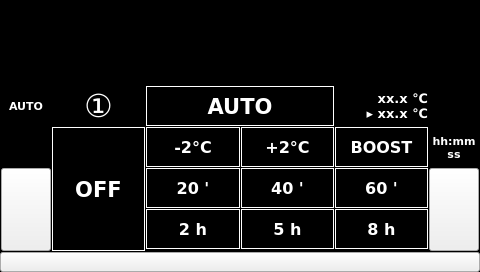
<?xml version="1.0" encoding="UTF-8"?>
<ui version="4.0">
 <class>page101c</class>
 <widget class="QWidget" name="page101c">
  <property name="geometry">
   <rect>
    <x>0</x>
    <y>0</y>
    <width>480</width>
    <height>272</height>
   </rect>
  </property>
  <property name="sizePolicy">
   <sizepolicy hsizetype="MinimumExpanding" vsizetype="MinimumExpanding">
    <horstretch>0</horstretch>
    <verstretch>0</verstretch>
   </sizepolicy>
  </property>
  <property name="minimumSize">
   <size>
    <width>272</width>
    <height>272</height>
   </size>
  </property>
  <property name="maximumSize">
   <size>
    <width>1280</width>
    <height>1280</height>
   </size>
  </property>
  <property name="font">
   <font>
    <family>DejaVu Sans</family>
    <pointsize>8</pointsize>
   </font>
  </property>
  <property name="windowTitle">
   <string notr="true">page101c</string>
  </property>
  <property name="styleSheet">
   <string notr="true">QWidget#page101c
{
background-color: rgb(0, 0, 0);
}</string>
  </property>
  <layout class="QVBoxLayout" name="verticalLayout">
   <property name="spacing">
    <number>0</number>
   </property>
   <property name="margin">
    <number>0</number>
   </property>
   <item>
    <widget class="HeaderPanel" name="headerPanel" native="true">
     <property name="sizePolicy">
      <sizepolicy hsizetype="MinimumExpanding" vsizetype="MinimumExpanding">
       <horstretch>0</horstretch>
       <verstretch>0</verstretch>
      </sizepolicy>
     </property>
     <property name="minimumSize">
      <size>
       <width>480</width>
       <height>72</height>
      </size>
     </property>
     <property name="maximumSize">
      <size>
       <width>16777215</width>
       <height>90</height>
      </size>
     </property>
    </widget>
   </item>
   <item>
    <layout class="QGridLayout" name="gridLayout_2">
     <property name="margin">
      <number>1</number>
     </property>
     <property name="spacing">
      <number>1</number>
     </property>
     <item row="4" column="2">
      <widget class="QPushButton" name="pushButton_2h">
       <property name="sizePolicy">
        <sizepolicy hsizetype="MinimumExpanding" vsizetype="MinimumExpanding">
         <horstretch>0</horstretch>
         <verstretch>0</verstretch>
        </sizepolicy>
       </property>
       <property name="minimumSize">
        <size>
         <width>0</width>
         <height>40</height>
        </size>
       </property>
       <property name="font">
        <font>
         <family>DejaVu Sans</family>
         <pointsize>12</pointsize>
         <weight>75</weight>
         <bold>true</bold>
        </font>
       </property>
       <property name="focusPolicy">
        <enum>Qt::NoFocus</enum>
       </property>
       <property name="styleSheet">
        <string notr="true">background-color: rgb(0, 0, 0);
color: rgb(255, 255, 255);
border: 1px solid rgb(255, 255, 255);
</string>
       </property>
       <property name="text">
        <string>2 h</string>
       </property>
       <property name="flat">
        <bool>true</bool>
       </property>
      </widget>
     </item>
     <item row="4" column="3">
      <widget class="QPushButton" name="pushButton_5h">
       <property name="sizePolicy">
        <sizepolicy hsizetype="MinimumExpanding" vsizetype="MinimumExpanding">
         <horstretch>0</horstretch>
         <verstretch>0</verstretch>
        </sizepolicy>
       </property>
       <property name="minimumSize">
        <size>
         <width>0</width>
         <height>40</height>
        </size>
       </property>
       <property name="font">
        <font>
         <family>DejaVu Sans</family>
         <pointsize>12</pointsize>
         <weight>75</weight>
         <bold>true</bold>
        </font>
       </property>
       <property name="focusPolicy">
        <enum>Qt::NoFocus</enum>
       </property>
       <property name="styleSheet">
        <string notr="true">background-color: rgb(0, 0, 0);
color: rgb(255, 255, 255);
border: 1px solid rgb(255, 255, 255);
</string>
       </property>
       <property name="text">
        <string>5 h</string>
       </property>
       <property name="flat">
        <bool>true</bool>
       </property>
      </widget>
     </item>
     <item row="2" column="2">
      <widget class="QPushButton" name="pushButton_ECO">
       <property name="sizePolicy">
        <sizepolicy hsizetype="MinimumExpanding" vsizetype="MinimumExpanding">
         <horstretch>0</horstretch>
         <verstretch>0</verstretch>
        </sizepolicy>
       </property>
       <property name="minimumSize">
        <size>
         <width>0</width>
         <height>40</height>
        </size>
       </property>
       <property name="font">
        <font>
         <family>DejaVu Sans</family>
         <pointsize>12</pointsize>
         <weight>75</weight>
         <bold>true</bold>
        </font>
       </property>
       <property name="focusPolicy">
        <enum>Qt::NoFocus</enum>
       </property>
       <property name="styleSheet">
        <string notr="true">background-color: rgb(0, 0, 0);
color: rgb(255, 255, 255);
border: 1px solid rgb(255, 255, 255);
</string>
       </property>
       <property name="text">
        <string>-2°C</string>
       </property>
       <property name="flat">
        <bool>true</bool>
       </property>
      </widget>
     </item>
     <item row="4" column="4">
      <widget class="QPushButton" name="pushButton_8h">
       <property name="sizePolicy">
        <sizepolicy hsizetype="MinimumExpanding" vsizetype="MinimumExpanding">
         <horstretch>0</horstretch>
         <verstretch>0</verstretch>
        </sizepolicy>
       </property>
       <property name="minimumSize">
        <size>
         <width>0</width>
         <height>40</height>
        </size>
       </property>
       <property name="font">
        <font>
         <family>DejaVu Sans</family>
         <pointsize>12</pointsize>
         <weight>75</weight>
         <bold>true</bold>
        </font>
       </property>
       <property name="focusPolicy">
        <enum>Qt::NoFocus</enum>
       </property>
       <property name="styleSheet">
        <string notr="true">background-color: rgb(0, 0, 0);
color: rgb(255, 255, 255);
border: 1px solid rgb(255, 255, 255);
</string>
       </property>
       <property name="text">
        <string>8 h</string>
       </property>
       <property name="flat">
        <bool>true</bool>
       </property>
      </widget>
     </item>
     <item row="2" column="3">
      <widget class="QPushButton" name="pushButton_COMFORT">
       <property name="sizePolicy">
        <sizepolicy hsizetype="MinimumExpanding" vsizetype="MinimumExpanding">
         <horstretch>0</horstretch>
         <verstretch>0</verstretch>
        </sizepolicy>
       </property>
       <property name="minimumSize">
        <size>
         <width>0</width>
         <height>40</height>
        </size>
       </property>
       <property name="font">
        <font>
         <family>DejaVu Sans</family>
         <pointsize>12</pointsize>
         <weight>75</weight>
         <bold>true</bold>
        </font>
       </property>
       <property name="focusPolicy">
        <enum>Qt::NoFocus</enum>
       </property>
       <property name="styleSheet">
        <string notr="true">background-color: rgb(0, 0, 0);
color: rgb(255, 255, 255);
border: 1px solid rgb(255, 255, 255);
</string>
       </property>
       <property name="text">
        <string>+2°C</string>
       </property>
       <property name="flat">
        <bool>true</bool>
       </property>
      </widget>
     </item>
     <item row="3" column="3">
      <widget class="QPushButton" name="pushButton_40m">
       <property name="sizePolicy">
        <sizepolicy hsizetype="MinimumExpanding" vsizetype="MinimumExpanding">
         <horstretch>0</horstretch>
         <verstretch>0</verstretch>
        </sizepolicy>
       </property>
       <property name="minimumSize">
        <size>
         <width>0</width>
         <height>40</height>
        </size>
       </property>
       <property name="font">
        <font>
         <family>DejaVu Sans</family>
         <pointsize>12</pointsize>
         <weight>75</weight>
         <bold>true</bold>
        </font>
       </property>
       <property name="focusPolicy">
        <enum>Qt::NoFocus</enum>
       </property>
       <property name="styleSheet">
        <string notr="true">background-color: rgb(0, 0, 0);
color: rgb(255, 255, 255);
border: 1px solid rgb(255, 255, 255);
</string>
       </property>
       <property name="text">
        <string>40 '</string>
       </property>
       <property name="flat">
        <bool>true</bool>
       </property>
      </widget>
     </item>
     <item row="3" column="4">
      <widget class="QPushButton" name="pushButton_60m">
       <property name="sizePolicy">
        <sizepolicy hsizetype="MinimumExpanding" vsizetype="MinimumExpanding">
         <horstretch>0</horstretch>
         <verstretch>0</verstretch>
        </sizepolicy>
       </property>
       <property name="minimumSize">
        <size>
         <width>0</width>
         <height>40</height>
        </size>
       </property>
       <property name="font">
        <font>
         <family>DejaVu Sans</family>
         <pointsize>12</pointsize>
         <weight>75</weight>
         <bold>true</bold>
        </font>
       </property>
       <property name="focusPolicy">
        <enum>Qt::NoFocus</enum>
       </property>
       <property name="styleSheet">
        <string notr="true">background-color: rgb(0, 0, 0);
color: rgb(255, 255, 255);
border: 1px solid rgb(255, 255, 255);
</string>
       </property>
       <property name="text">
        <string>60 '</string>
       </property>
       <property name="flat">
        <bool>true</bool>
       </property>
      </widget>
     </item>
     <item row="2" column="4">
      <widget class="QPushButton" name="pushButton_BOOST">
       <property name="sizePolicy">
        <sizepolicy hsizetype="MinimumExpanding" vsizetype="MinimumExpanding">
         <horstretch>0</horstretch>
         <verstretch>0</verstretch>
        </sizepolicy>
       </property>
       <property name="minimumSize">
        <size>
         <width>0</width>
         <height>40</height>
        </size>
       </property>
       <property name="font">
        <font>
         <family>DejaVu Sans</family>
         <pointsize>12</pointsize>
         <weight>75</weight>
         <bold>true</bold>
        </font>
       </property>
       <property name="focusPolicy">
        <enum>Qt::NoFocus</enum>
       </property>
       <property name="styleSheet">
        <string notr="true">background-color: rgb(0, 0, 0);
color: rgb(255, 255, 255);
border: 1px solid rgb(255, 255, 255);
</string>
       </property>
       <property name="text">
        <string>BOOST</string>
       </property>
       <property name="flat">
        <bool>true</bool>
       </property>
      </widget>
     </item>
     <item row="3" column="2">
      <widget class="QPushButton" name="pushButton_20m">
       <property name="sizePolicy">
        <sizepolicy hsizetype="MinimumExpanding" vsizetype="MinimumExpanding">
         <horstretch>0</horstretch>
         <verstretch>0</verstretch>
        </sizepolicy>
       </property>
       <property name="minimumSize">
        <size>
         <width>0</width>
         <height>40</height>
        </size>
       </property>
       <property name="font">
        <font>
         <family>DejaVu Sans</family>
         <pointsize>12</pointsize>
         <weight>75</weight>
         <bold>true</bold>
        </font>
       </property>
       <property name="focusPolicy">
        <enum>Qt::NoFocus</enum>
       </property>
       <property name="styleSheet">
        <string notr="true">background-color: rgb(0, 0, 0);
color: rgb(255, 255, 255);
border: 1px solid rgb(255, 255, 255);
</string>
       </property>
       <property name="text">
        <string>20 '</string>
       </property>
       <property name="flat">
        <bool>true</bool>
       </property>
      </widget>
     </item>
     <item row="1" column="0">
      <widget class="QLabel" name="label_heating_status">
       <property name="sizePolicy">
        <sizepolicy hsizetype="MinimumExpanding" vsizetype="MinimumExpanding">
         <horstretch>0</horstretch>
         <verstretch>0</verstretch>
        </sizepolicy>
       </property>
       <property name="minimumSize">
        <size>
         <width>50</width>
         <height>0</height>
        </size>
       </property>
       <property name="maximumSize">
        <size>
         <width>50</width>
         <height>36</height>
        </size>
       </property>
       <property name="font">
        <font>
         <family>DejaVu Sans</family>
         <pointsize>8</pointsize>
         <weight>75</weight>
         <bold>true</bold>
        </font>
       </property>
       <property name="styleSheet">
        <string notr="true">color: rgb(255, 255, 255);</string>
       </property>
       <property name="text">
        <string>AUTO</string>
       </property>
       <property name="alignment">
        <set>Qt::AlignCenter</set>
       </property>
      </widget>
     </item>
     <item row="3" column="0" rowspan="4">
      <widget class="ATCMbutton" name="atcmButton_prev">
       <property name="sizePolicy">
        <sizepolicy hsizetype="MinimumExpanding" vsizetype="MinimumExpanding">
         <horstretch>0</horstretch>
         <verstretch>0</verstretch>
        </sizepolicy>
       </property>
       <property name="minimumSize">
        <size>
         <width>0</width>
         <height>0</height>
        </size>
       </property>
       <property name="maximumSize">
        <size>
         <width>50</width>
         <height>16777215</height>
        </size>
       </property>
       <property name="font">
        <font>
         <family>DejaVu Sans</family>
         <pointsize>24</pointsize>
        </font>
       </property>
       <property name="iconSize">
        <size>
         <width>40</width>
         <height>40</height>
        </size>
       </property>
       <property name="toolTip">
        <string/>
       </property>
       <property name="whatsThis">
        <string>ATCMbutton widget</string>
       </property>
       <property name="pageName">
        <string notr="true">page101b</string>
       </property>
       <property name="remember">
        <bool>false</bool>
       </property>
       <property name="statusvar">
        <string notr="true"/>
       </property>
       <property name="viewStatus">
        <bool>false</bool>
       </property>
       <property name="visibilityVar">
        <string notr="true"/>
       </property>
       <property name="bgColor">
        <color>
         <red>0</red>
         <green>0</green>
         <blue>0</blue>
        </color>
       </property>
       <property name="fontColor">
        <color>
         <red>255</red>
         <green>255</green>
         <blue>255</blue>
        </color>
       </property>
       <property name="bgPressColor">
        <color>
         <red>0</red>
         <green>0</green>
         <blue>0</blue>
        </color>
       </property>
       <property name="fontPressColor">
        <color>
         <red>255</red>
         <green>255</green>
         <blue>255</blue>
        </color>
       </property>
       <property name="text">
        <string/>
       </property>
       <property name="pressText">
        <string/>
       </property>
       <property name="icon">
        <iconset resource="systemicons.qrc">
         <normaloff>:/systemicons/Previous.png</normaloff>:/systemicons/Previous.png</iconset>
       </property>
       <property name="borderWidth">
        <number>0</number>
       </property>
       <property name="borderRadius">
        <number>0</number>
       </property>
       <property name="apparence">
        <enum>QFrame::Plain</enum>
       </property>
      </widget>
     </item>
     <item row="3" column="5" rowspan="4">
      <widget class="ATCMbutton" name="atcmButton_next">
       <property name="sizePolicy">
        <sizepolicy hsizetype="MinimumExpanding" vsizetype="MinimumExpanding">
         <horstretch>0</horstretch>
         <verstretch>0</verstretch>
        </sizepolicy>
       </property>
       <property name="minimumSize">
        <size>
         <width>0</width>
         <height>0</height>
        </size>
       </property>
       <property name="maximumSize">
        <size>
         <width>50</width>
         <height>16777215</height>
        </size>
       </property>
       <property name="font">
        <font>
         <family>DejaVu Sans</family>
         <pointsize>24</pointsize>
        </font>
       </property>
       <property name="iconSize">
        <size>
         <width>40</width>
         <height>40</height>
        </size>
       </property>
       <property name="toolTip">
        <string/>
       </property>
       <property name="whatsThis">
        <string>ATCMbutton widget</string>
       </property>
       <property name="pageName">
        <string notr="true">page101a</string>
       </property>
       <property name="remember">
        <bool>false</bool>
       </property>
       <property name="statusvar">
        <string notr="true"/>
       </property>
       <property name="viewStatus">
        <bool>false</bool>
       </property>
       <property name="visibilityVar">
        <string notr="true"/>
       </property>
       <property name="bgColor">
        <color>
         <red>0</red>
         <green>0</green>
         <blue>0</blue>
        </color>
       </property>
       <property name="fontColor">
        <color>
         <red>255</red>
         <green>255</green>
         <blue>255</blue>
        </color>
       </property>
       <property name="bgPressColor">
        <color>
         <red>0</red>
         <green>0</green>
         <blue>0</blue>
        </color>
       </property>
       <property name="fontPressColor">
        <color>
         <red>255</red>
         <green>255</green>
         <blue>255</blue>
        </color>
       </property>
       <property name="text">
        <string/>
       </property>
       <property name="pressText">
        <string/>
       </property>
       <property name="icon">
        <iconset resource="systemicons.qrc">
         <normaloff>:/systemicons/Next.png</normaloff>:/systemicons/Next.png</iconset>
       </property>
       <property name="borderWidth">
        <number>0</number>
       </property>
       <property name="borderRadius">
        <number>0</number>
       </property>
       <property name="apparence">
        <enum>QFrame::Plain</enum>
       </property>
      </widget>
     </item>
     <item row="2" column="1" rowspan="5">
      <widget class="QPushButton" name="pushButton_off">
       <property name="sizePolicy">
        <sizepolicy hsizetype="MinimumExpanding" vsizetype="MinimumExpanding">
         <horstretch>0</horstretch>
         <verstretch>0</verstretch>
        </sizepolicy>
       </property>
       <property name="font">
        <font>
         <family>DejaVu Sans</family>
         <pointsize>16</pointsize>
         <weight>75</weight>
         <bold>true</bold>
        </font>
       </property>
       <property name="focusPolicy">
        <enum>Qt::NoFocus</enum>
       </property>
       <property name="styleSheet">
        <string notr="true">background-color: rgb(0, 0, 0);
color: rgb(255, 255, 255);
border: 1px solid rgb(255, 255, 255);
</string>
       </property>
       <property name="text">
        <string>OFF</string>
       </property>
       <property name="flat">
        <bool>true</bool>
       </property>
      </widget>
     </item>
     <item row="1" column="1">
      <widget class="QLabel" name="label_Tn">
       <property name="sizePolicy">
        <sizepolicy hsizetype="MinimumExpanding" vsizetype="MinimumExpanding">
         <horstretch>0</horstretch>
         <verstretch>0</verstretch>
        </sizepolicy>
       </property>
       <property name="minimumSize">
        <size>
         <width>0</width>
         <height>0</height>
        </size>
       </property>
       <property name="maximumSize">
        <size>
         <width>16777215</width>
         <height>16777215</height>
        </size>
       </property>
       <property name="font">
        <font>
         <family>DejaVu Sans</family>
         <pointsize>24</pointsize>
        </font>
       </property>
       <property name="styleSheet">
        <string notr="true">color: rgb(255, 255, 255);</string>
       </property>
       <property name="text">
        <string notr="true">①</string>
       </property>
       <property name="alignment">
        <set>Qt::AlignCenter</set>
       </property>
      </widget>
     </item>
     <item row="2" column="5">
      <widget class="QLabel" name="label_heating_timer">
       <property name="sizePolicy">
        <sizepolicy hsizetype="MinimumExpanding" vsizetype="MinimumExpanding">
         <horstretch>0</horstretch>
         <verstretch>0</verstretch>
        </sizepolicy>
       </property>
       <property name="minimumSize">
        <size>
         <width>50</width>
         <height>0</height>
        </size>
       </property>
       <property name="maximumSize">
        <size>
         <width>50</width>
         <height>36</height>
        </size>
       </property>
       <property name="font">
        <font>
         <family>DejaVu Sans</family>
         <pointsize>8</pointsize>
         <weight>75</weight>
         <bold>true</bold>
        </font>
       </property>
       <property name="styleSheet">
        <string notr="true">color: rgb(255, 255, 255);</string>
       </property>
       <property name="text">
        <string>hh:mm
ss</string>
       </property>
       <property name="alignment">
        <set>Qt::AlignCenter</set>
       </property>
      </widget>
     </item>
     <item row="1" column="2" colspan="2">
      <widget class="QPushButton" name="pushButton_ON">
       <property name="sizePolicy">
        <sizepolicy hsizetype="MinimumExpanding" vsizetype="MinimumExpanding">
         <horstretch>0</horstretch>
         <verstretch>0</verstretch>
        </sizepolicy>
       </property>
       <property name="minimumSize">
        <size>
         <width>0</width>
         <height>40</height>
        </size>
       </property>
       <property name="maximumSize">
        <size>
         <width>16777215</width>
         <height>16777215</height>
        </size>
       </property>
       <property name="font">
        <font>
         <family>DejaVu Sans</family>
         <pointsize>16</pointsize>
         <weight>75</weight>
         <bold>true</bold>
        </font>
       </property>
       <property name="focusPolicy">
        <enum>Qt::NoFocus</enum>
       </property>
       <property name="styleSheet">
        <string notr="true">background-color: rgb(0, 0, 0);
color: rgb(255, 255, 255);
border: 1px solid rgb(255, 255, 255);
</string>
       </property>
       <property name="text">
        <string>AUTO</string>
       </property>
       <property name="flat">
        <bool>true</bool>
       </property>
      </widget>
     </item>
     <item row="1" column="4">
      <widget class="QLabel" name="label_Tn_temperature">
       <property name="enabled">
        <bool>false</bool>
       </property>
       <property name="sizePolicy">
        <sizepolicy hsizetype="MinimumExpanding" vsizetype="MinimumExpanding">
         <horstretch>0</horstretch>
         <verstretch>0</verstretch>
        </sizepolicy>
       </property>
       <property name="minimumSize">
        <size>
         <width>0</width>
         <height>40</height>
        </size>
       </property>
       <property name="maximumSize">
        <size>
         <width>16777215</width>
         <height>40</height>
        </size>
       </property>
       <property name="font">
        <font>
         <family>DejaVu Sans</family>
         <pointsize>10</pointsize>
         <weight>75</weight>
         <bold>true</bold>
        </font>
       </property>
       <property name="styleSheet">
        <string notr="true">color: rgb(255, 255, 255);</string>
       </property>
       <property name="text">
        <string>xx.x ℃
▸ xx.x ℃</string>
       </property>
       <property name="alignment">
        <set>Qt::AlignRight|Qt::AlignTrailing|Qt::AlignVCenter</set>
       </property>
      </widget>
     </item>
    </layout>
   </item>
   <item>
    <widget class="ATCMbutton" name="atcmButton_down">
     <property name="sizePolicy">
      <sizepolicy hsizetype="MinimumExpanding" vsizetype="MinimumExpanding">
       <horstretch>0</horstretch>
       <verstretch>0</verstretch>
      </sizepolicy>
     </property>
     <property name="minimumSize">
      <size>
       <width>0</width>
       <height>20</height>
      </size>
     </property>
     <property name="maximumSize">
      <size>
       <width>800</width>
       <height>20</height>
      </size>
     </property>
     <property name="font">
      <font>
       <family>DejaVu Sans</family>
       <pointsize>8</pointsize>
      </font>
     </property>
     <property name="iconSize">
      <size>
       <width>58</width>
       <height>17</height>
      </size>
     </property>
     <property name="toolTip">
      <string/>
     </property>
     <property name="whatsThis">
      <string>ATCMbutton widget</string>
     </property>
     <property name="pageName">
      <string notr="true"/>
     </property>
     <property name="statusvar">
      <string notr="true"/>
     </property>
     <property name="viewStatus">
      <bool>false</bool>
     </property>
     <property name="visibilityVar">
      <string notr="true"/>
     </property>
     <property name="bgColor">
      <color>
       <red>0</red>
       <green>0</green>
       <blue>0</blue>
      </color>
     </property>
     <property name="bgPressColor">
      <color>
       <red>255</red>
       <green>85</green>
       <blue>0</blue>
      </color>
     </property>
     <property name="text">
      <string/>
     </property>
     <property name="pressText">
      <string/>
     </property>
     <property name="icon">
      <iconset resource="resources.qrc">
       <normaloff>:/icons/icons/oxo.png</normaloff>:/icons/icons/oxo.png</iconset>
     </property>
     <property name="borderWidth">
      <number>0</number>
     </property>
     <property name="borderRadius">
      <number>0</number>
     </property>
    </widget>
   </item>
  </layout>
 </widget>
 <customwidgets>
  <customwidget>
   <class>ATCMbutton</class>
   <extends>QPushButton</extends>
   <header>atcmplugin.h</header>
  </customwidget>
  <customwidget>
   <class>HeaderPanel</class>
   <extends>QWidget</extends>
   <header>headerpanel.h</header>
   <container>1</container>
  </customwidget>
 </customwidgets>
 <resources>
  <include location="systemicons.qrc"/>
  <include location="resources.qrc"/>
 </resources>
 <connections>
  <connection>
   <sender>atcmButton_next</sender>
   <signal>newPage(const char*,bool)</signal>
   <receiver>page101c</receiver>
   <slot>goto_page(const char*,bool)</slot>
   <hints>
    <hint type="sourcelabel">
     <x>20</x>
     <y>20</y>
    </hint>
    <hint type="destinationlabel">
     <x>20</x>
     <y>20</y>
    </hint>
   </hints>
  </connection>
  <connection>
   <sender>atcmButton_prev</sender>
   <signal>newPage(const char*,bool)</signal>
   <receiver>page101c</receiver>
   <slot>goto_page(const char*,bool)</slot>
   <hints>
    <hint type="sourcelabel">
     <x>20</x>
     <y>20</y>
    </hint>
    <hint type="destinationlabel">
     <x>20</x>
     <y>20</y>
    </hint>
   </hints>
  </connection>
  <connection>
   <sender>atcmButton_down</sender>
   <signal>newPage(const char*,bool)</signal>
   <receiver>page101c</receiver>
   <slot>goto_page(const char*,bool)</slot>
   <hints>
    <hint type="sourcelabel">
     <x>20</x>
     <y>20</y>
    </hint>
    <hint type="destinationlabel">
     <x>20</x>
     <y>20</y>
    </hint>
   </hints>
  </connection>
 </connections>
 <slots>
  <slot>goto_page(const char*,bool)</slot>
 </slots>
</ui>
